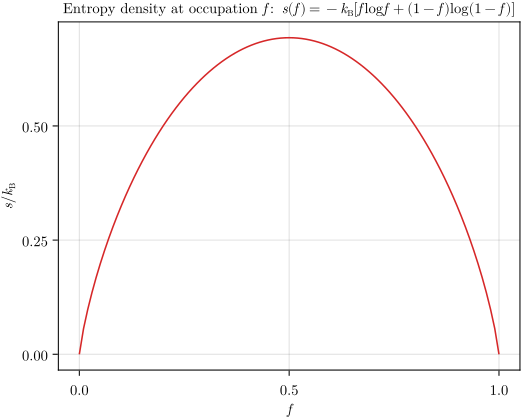

This chart was generated by the following Julia code:
using CairoMakie

CairoMakie.activate!()
MT = Makie.MathTeXEngine
MT_DIR = dirname(pathof(MT)) * "/../assets/fonts/NewComputerModern"
set_theme!(fonts = (
	regular = MT_DIR * "/NewCM10-Regular.otf",
	bold = MT_DIR * "/NewCM10-Bold.otf"
))

LAB_ROOT = @__DIR__
include(LAB_ROOT * "/../../setup/graphic-setup.jl")
xlogx(x::Float64) = x==0.0 ? 0.0 : x*log(x)
xx = [x for x in 0.0:0.01:1.0]
yy = -xlogx.(xx) .- xlogx.(1 .- xx)

H = Figure(size=(500,400),figure_padding = 1)
ax = Axis(H[1,1])
ax.xlabel = L"$f$"
ax.ylabel = L"$s/k_\mathrm{B}$"
ax.title = L"Entropy density at occupation $f$: $s(f\,) = -k_\mathrm{B} [ f\, \log f\, + (1-f\,) \log (1-f\,) ]$"
lines!(ax,xx,yy,color=tabred)

FilePathOut = "entropy.pdf"
save(FilePathOut,H)
